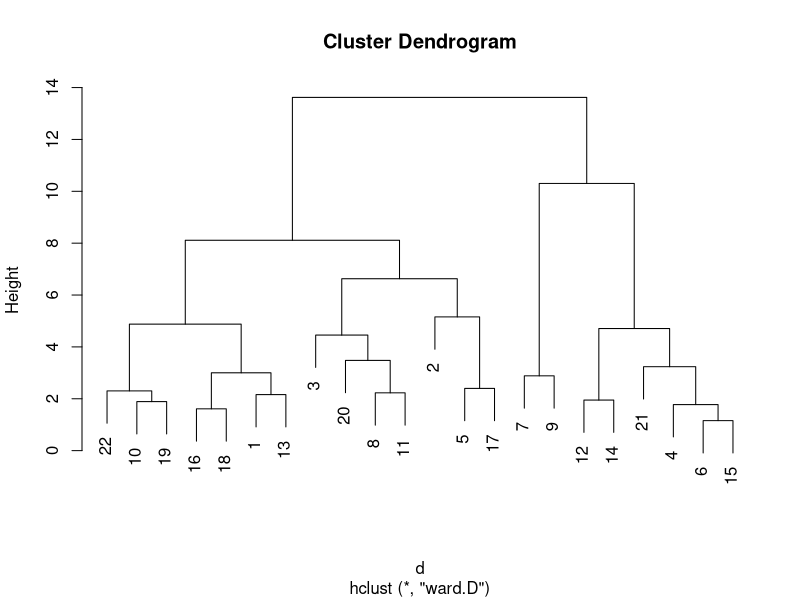
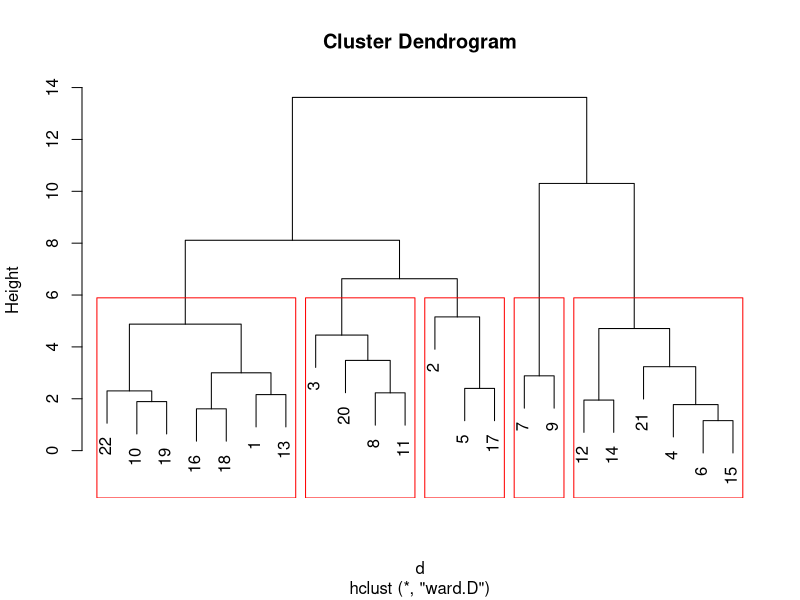
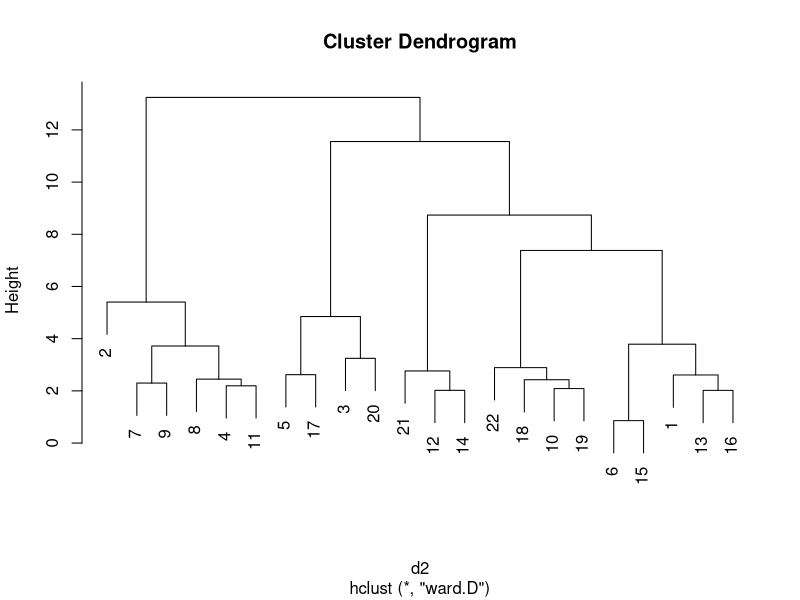
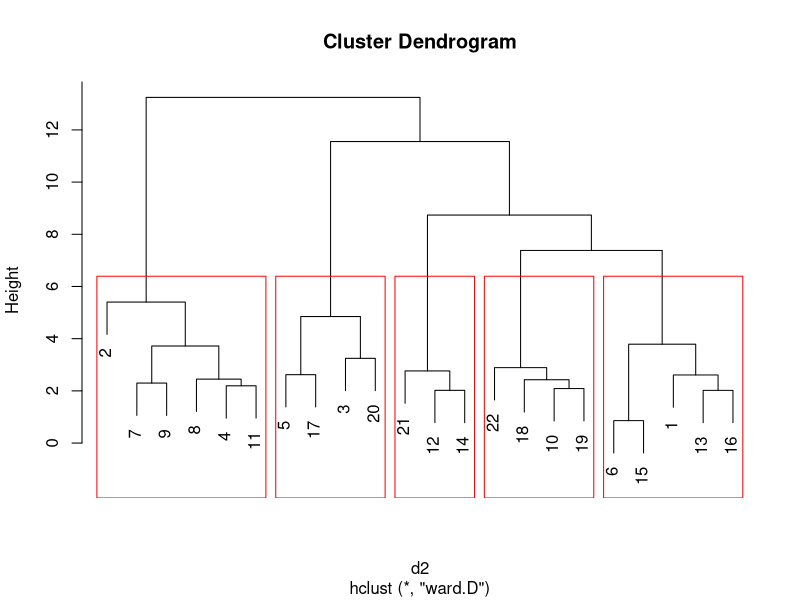

Here is the R script that generated these plots, in order:
## Agrupamento para 2012
inventario2012 = read.csv('./inventario_2012.csv')
inventario2012 = inventario2012[,-1]

inventario2012scaled = scale(inventario2012)                  # standardize variables
d = dist(inventario2012scaled, method = "euclidean")          # distance matrix
inventario2012groups = hclust(d, method="ward")
png('cluster2012.png', width = 14, height = 10, units = 'cm', res = 300)
plot(inventario2012groups)                                    # display dendogram
dev.off()

groups = cutree(inventario2012groups, k=5)                    # cut tree into 5 clusters
png('clusterGrupos2012.png', width = 14, height = 10, units = 'cm', res = 300)
plot(inventario2012groups)                                    # display dendogram
rect.hclust(inventario2012groups, k=5, border="red")          # draw dendogram with red borders around the 5 clusters
dev.off()

## Agrupamento para 2014
inventario2014 = read.csv('./inventario_2014.csv')
inventario2014 = inventario2014[,-1]

inventario2014scaled = scale(inventario2014)                  # standardize variables
d2 = dist(inventario2014scaled, method = "euclidean")         # distance matrix
inventario2014groups = hclust(d2, method="ward")
png('cluster2014a.png', width = 14, height = 10, units = 'cm', res = 300)
plot(inventario2014groups)                                    # display dendogram
dev.off()

groups = cutree(inventario2014groups, k=5)                    # cut tree into 5 clusters
png('clusterGrupos2014a.png', width = 14, height = 10, units = 'cm', res = 300)
plot(inventario2014groups)                                    # display dendogram
rect.hclust(inventario2014groups, k=5, border="red")          # draw dendogram with red borders around the 5 clusters
dev.off()
